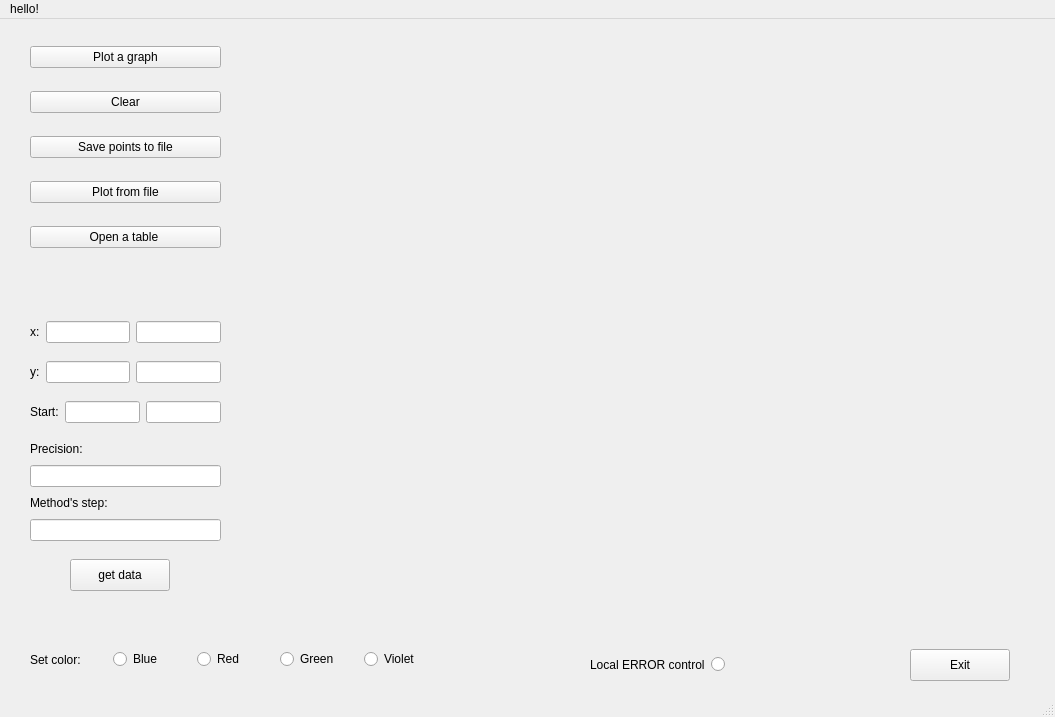
<?xml version="1.0" encoding="UTF-8"?>
<ui version="4.0">
 <class>MainWindow</class>
 <widget class="QMainWindow" name="MainWindow">
  <property name="geometry">
   <rect>
    <x>0</x>
    <y>0</y>
    <width>1055</width>
    <height>717</height>
   </rect>
  </property>
  <property name="windowTitle">
   <string>MainWindow</string>
  </property>
  <widget class="QWidget" name="centralwidget">
   <widget class="QWidget" name="verticalLayoutWidget">
    <property name="geometry">
     <rect>
      <x>30</x>
      <y>10</y>
      <width>191</width>
      <height>241</height>
     </rect>
    </property>
    <layout class="QVBoxLayout" name="verticalLayout">
     <item>
      <widget class="QPushButton" name="button_plot">
       <property name="text">
        <string>Plot a graph</string>
       </property>
      </widget>
     </item>
     <item>
      <widget class="QPushButton" name="button_clear">
       <property name="text">
        <string>Clear</string>
       </property>
      </widget>
     </item>
     <item>
      <widget class="QPushButton" name="button_save_points">
       <property name="text">
        <string>Save points to file</string>
       </property>
      </widget>
     </item>
     <item>
      <widget class="QPushButton" name="button_plot_from_file">
       <property name="text">
        <string>Plot from file</string>
       </property>
      </widget>
     </item>
     <item>
      <widget class="QPushButton" name="button_table">
       <property name="text">
        <string>Open a table </string>
       </property>
      </widget>
     </item>
    </layout>
   </widget>
   <widget class="QWidget" name="verticalLayoutWidget_2">
    <property name="geometry">
     <rect>
      <x>30</x>
      <y>420</y>
      <width>191</width>
      <height>102</height>
     </rect>
    </property>
    <layout class="QVBoxLayout" name="verticalLayout_2">
     <item>
      <widget class="QLabel" name="label">
       <property name="text">
        <string>Precision:</string>
       </property>
      </widget>
     </item>
     <item>
      <widget class="QLineEdit" name="lineEdit_precision"/>
     </item>
     <item>
      <widget class="QLabel" name="label_2">
       <property name="text">
        <string>Method's step:</string>
       </property>
      </widget>
     </item>
     <item>
      <widget class="QLineEdit" name="lineEdit_step"/>
     </item>
    </layout>
   </widget>
   <widget class="QLabel" name="label_3">
    <property name="geometry">
     <rect>
      <x>20</x>
      <y>720</y>
      <width>91</width>
      <height>41</height>
     </rect>
    </property>
    <property name="text">
     <string>Color for plot</string>
    </property>
   </widget>
   <widget class="QWidget" name="horizontalLayoutWidget_2">
    <property name="geometry">
     <rect>
      <x>30</x>
      <y>300</y>
      <width>191</width>
      <height>26</height>
     </rect>
    </property>
    <layout class="QHBoxLayout" name="horizontalLayout_2">
     <item>
      <widget class="QLabel" name="label_x">
       <property name="text">
        <string>x:</string>
       </property>
      </widget>
     </item>
     <item>
      <widget class="QLineEdit" name="lineEdit_x_start"/>
     </item>
     <item>
      <widget class="QLineEdit" name="lineEdit_x_end"/>
     </item>
    </layout>
   </widget>
   <widget class="QWidget" name="horizontalLayoutWidget_3">
    <property name="geometry">
     <rect>
      <x>30</x>
      <y>340</y>
      <width>191</width>
      <height>26</height>
     </rect>
    </property>
    <layout class="QHBoxLayout" name="horizontalLayout_3">
     <item>
      <widget class="QLabel" name="label_y">
       <property name="text">
        <string>y:</string>
       </property>
      </widget>
     </item>
     <item>
      <widget class="QLineEdit" name="lineEdit_y_start"/>
     </item>
     <item>
      <widget class="QLineEdit" name="lineEdit_y_end"/>
     </item>
    </layout>
   </widget>
   <widget class="QWidget" name="horizontalLayoutWidget_4">
    <property name="geometry">
     <rect>
      <x>30</x>
      <y>380</y>
      <width>191</width>
      <height>26</height>
     </rect>
    </property>
    <layout class="QHBoxLayout" name="horizontalLayout_4">
     <item>
      <widget class="QLabel" name="label_start">
       <property name="text">
        <string>Start:</string>
       </property>
      </widget>
     </item>
     <item>
      <widget class="QLineEdit" name="lineEdit_start_x"/>
     </item>
     <item>
      <widget class="QLineEdit" name="lineEdit_start_y"/>
     </item>
    </layout>
   </widget>
   <widget class="QWidget" name="horizontalLayoutWidget_5">
    <property name="geometry">
     <rect>
      <x>590</x>
      <y>620</y>
      <width>186</width>
      <height>51</height>
     </rect>
    </property>
    <layout class="QHBoxLayout" name="horizontalLayout_5">
     <item>
      <widget class="QLabel" name="label_mistake">
       <property name="text">
        <string>Local ERROR control</string>
       </property>
      </widget>
     </item>
     <item>
      <widget class="QRadioButton" name="radioButton_mistake">
       <property name="text">
        <string/>
       </property>
      </widget>
     </item>
    </layout>
   </widget>
   <widget class="QCustomPlot" name="plot" native="true">
    <property name="geometry">
     <rect>
      <x>290</x>
      <y>80</y>
      <width>711</width>
      <height>481</height>
     </rect>
    </property>
   </widget>
   <widget class="QWidget" name="horizontalLayoutWidget">
    <property name="geometry">
     <rect>
      <x>30</x>
      <y>610</y>
      <width>411</width>
      <height>61</height>
     </rect>
    </property>
    <layout class="QHBoxLayout" name="horizontalLayout">
     <item>
      <widget class="QLabel" name="label_4">
       <property name="text">
        <string>Set color:</string>
       </property>
      </widget>
     </item>
     <item>
      <widget class="QRadioButton" name="radioButton_blue">
       <property name="text">
        <string>Blue</string>
       </property>
      </widget>
     </item>
     <item>
      <widget class="QRadioButton" name="radioButton_red">
       <property name="text">
        <string>Red</string>
       </property>
      </widget>
     </item>
     <item>
      <widget class="QRadioButton" name="radioButton_green">
       <property name="text">
        <string>Green</string>
       </property>
      </widget>
     </item>
     <item>
      <widget class="QRadioButton" name="radioButton_violet">
       <property name="text">
        <string>Violet</string>
       </property>
      </widget>
     </item>
    </layout>
   </widget>
   <widget class="QPushButton" name="exit_button">
    <property name="geometry">
     <rect>
      <x>910</x>
      <y>630</y>
      <width>100</width>
      <height>32</height>
     </rect>
    </property>
    <property name="text">
     <string>Exit</string>
    </property>
   </widget>
   <widget class="QPushButton" name="getdata_buttom">
    <property name="geometry">
     <rect>
      <x>70</x>
      <y>540</y>
      <width>100</width>
      <height>32</height>
     </rect>
    </property>
    <property name="text">
     <string>get data</string>
    </property>
   </widget>
  </widget>
  <widget class="QMenuBar" name="menubar">
   <property name="geometry">
    <rect>
     <x>0</x>
     <y>0</y>
     <width>1055</width>
     <height>36</height>
    </rect>
   </property>
   <widget class="QMenu" name="menuhello">
    <property name="title">
     <string>hello!</string>
    </property>
   </widget>
   <addaction name="menuhello"/>
  </widget>
  <widget class="QStatusBar" name="statusbar"/>
 </widget>
 <customwidgets>
  <customwidget>
   <class>QCustomPlot</class>
   <extends>QWidget</extends>
   <header>qcustomplot.h</header>
   <container>1</container>
  </customwidget>
 </customwidgets>
 <resources/>
 <connections/>
</ui>
